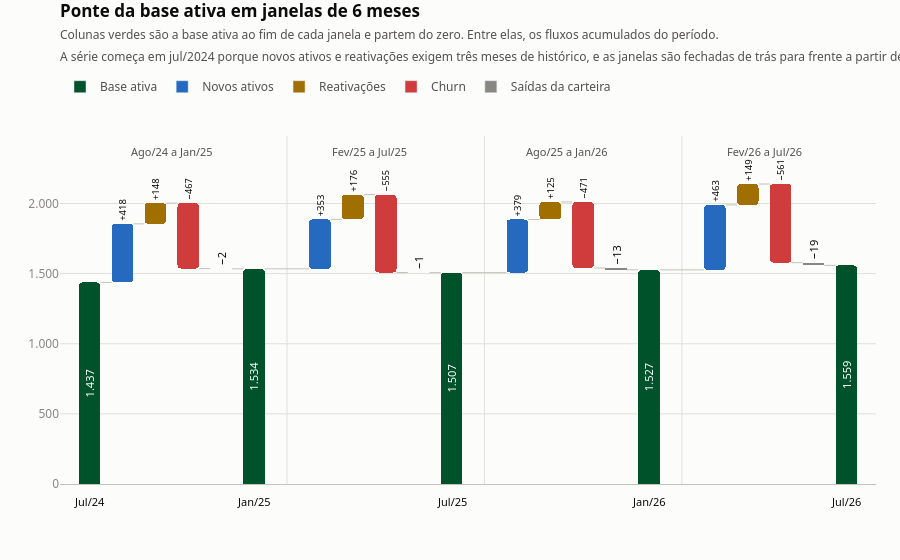

Here is the notebook cell this chart was saved with:
### Markdown cell above
### 4.6 Ponte em janelas de 6 meses

Versao alternativa, no formato de colunas cheias. Em janelas semestrais os fluxos
acumulados ficam em ordem de grandeza proxima da base, o que torna esse formato legivel.

### Code cell
# -----------------------------------------------------------------------------
# 4.6 Ponte da base ativa em saltos de 6 meses
# -----------------------------------------------------------------------------
# Versao alternativa da ponte, no formato de colunas cheias: as barras de base
# partem do zero e os fluxos flutuam entre elas. Em janelas de seis meses os
# fluxos acumulam de 400 a 600 clientes, ordem de grandeza proxima da base, o
# que torna esse formato legivel - o que nao acontece no recorte mensal.
#
# A serie comeca em jul/2024 porque novos ativos e reativacoes so existem a
# partir de abr/2024 (a regra exige tres meses de historico), e as janelas sao
# contadas de tras para frente a partir de jul/2026 para todas terem seis meses
# fechados.

def janelas_de_meses(fim, passo, primeiro_valido):
    """Janelas de `passo` meses, contadas de tras para frente a partir de `fim`."""
    janelas, atual = [], fim
    while atual - (passo - 1) >= primeiro_valido:
        janelas.append((atual - (passo - 1), atual))
        atual = atual - passo
    return list(reversed(janelas))


def etapas_ponte_janelas(dados, base_mensal, janelas):
    """Base inicial e, para cada janela, os quatro fluxos e a base ao final."""
    fluxos = dados.groupby("periodo")[["flag_novo_ativo", "flag_reativacao",
                                       "flag_churn"]].sum()
    base_inicial = float(base_mensal[janelas[0][0] - 1])
    blocos, corrente = [], base_inicial
    for inicio, fim in janelas:
        meses = pd.period_range(inicio, fim, freq="M")
        novos = float(fluxos.loc[meses, "flag_novo_ativo"].sum())
        reativados = float(fluxos.loc[meses, "flag_reativacao"].sum())
        perdidos = float(fluxos.loc[meses, "flag_churn"].sum())
        base_final = float(base_mensal[fim])
        saidas = base_final - (corrente + novos + reativados - perdidos)
        blocos.append(dict(
            rotulo=f"{MESES_PT[inicio.month - 1]}/{str(inicio.year)[2:]} a "
                   f"{MESES_PT[fim.month - 1]}/{str(fim.year)[2:]}",
            base=base_final, fim=fim, fluxos=[
                ("Novos ativos", novos, PALETAS["azul"]["light"][1]),
                ("Reativações", reativados, PALETAS["amarelo"]["light"][1]),
                ("Churn", -perdidos, PALETAS["vermelho"]["light"][1]),
                ("Saídas da carteira", saidas, CHROME["light"]["suave"]),
            ]))
        corrente = base_final
    return base_inicial, blocos


def grafico_ponte_janelas(inicio, base_inicial, blocos, titulo, subtitulo,
                          modo="light", altura=560):
    """Colunas de base partindo do zero, fluxos flutuando entre elas."""
    c = CHROME[modo]
    verde = PALETAS["verde"]["light" if modo == "light" else "dark"][2]
    fig = go.Figure()
    formas, anotacoes = [], []
    corrente = base_inicial
    largura, vao = 0.66, 1.0
    passo_bloco = len(blocos[0]["fluxos"]) + 1 + vao   # fluxos + coluna de base + vao

    def coluna_base(x, valor, rotulo_eixo):
        fig.add_bar(
            x=[x], y=[valor], width=largura,
            marker=dict(color=verde, cornerradius=4, line=dict(width=0)),
            text=[_br(valor)], textposition="inside", insidetextanchor="middle",
            textangle=-90, textfont=dict(size=12, color="#ffffff"),
            cliponaxis=False, showlegend=False,
            customdata=[[rotulo_eixo]],
            hovertemplate="<b>Base ativa %{customdata[0]}</b><br>"
                          "%{y:,.0f} clientes<extra></extra>")
        anotacoes.append(dict(x=x, y=0, yshift=-8, yanchor="top", xanchor="center",
                              showarrow=False, text=rotulo_eixo,
                              font=dict(size=11, color=c["tinta"])))

    x_base = -1.0
    coluna_base(x_base, base_inicial,
                f"{MESES_PT[inicio.month - 1]}/{str(inicio.year)[2:]}")
    x_anterior = x_base + largura / 2

    for i, bloco in enumerate(blocos):
        base_x = i * passo_bloco
        for j, (nome, valor, cor) in enumerate(bloco["fluxos"]):
            x = base_x + j
            if valor == 0:
                continue
            fundo, topo = corrente + min(valor, 0.0), corrente + valor
            fig.add_bar(
                x=[x], y=[abs(valor)], base=[fundo], width=largura,
                marker=dict(color=cor, cornerradius=4, line=dict(width=0)),
                text=[("+" if valor > 0 else "−") + _br(abs(valor))],
                textposition="outside", textangle=-90, cliponaxis=False,
                textfont=dict(size=11, color=c["tinta"]), showlegend=False,
                customdata=[[nome, bloco["rotulo"], corrente, topo]],
                hovertemplate="<b>%{customdata[0]}</b><br>%{customdata[1]}<br>"
                              "de %{customdata[2]:,.0f} para %{customdata[3]:,.0f}"
                              "<extra></extra>")
            formas.append(dict(type="line", x0=x_anterior, x1=x - largura / 2,
                               y0=corrente, y1=corrente,
                               line=dict(color=c["eixo"], width=1)))
            x_anterior = x + largura / 2
            corrente = topo

        x_base_bloco = base_x + len(bloco["fluxos"])
        formas.append(dict(type="line", x0=x_anterior,
                           x1=x_base_bloco - largura / 2, y0=corrente, y1=corrente,
                           line=dict(color=c["eixo"], width=1)))
        coluna_base(x_base_bloco, bloco["base"],
                    f"{MESES_PT[bloco['fim'].month - 1]}/{str(bloco['fim'].year)[2:]}")
        x_anterior = x_base_bloco + largura / 2

        # rotulo da janela, acima do bloco de fluxos
        anotacoes.append(dict(
            x=base_x + (len(bloco["fluxos"]) - 1) / 2, y=1.0, yref="paper",
            yshift=-6, yanchor="top", xanchor="center", showarrow=False,
            text=bloco["rotulo"], font=dict(size=11, color=c["secundaria"])))
        if i < len(blocos) - 1:
            formas.append(dict(type="line", x0=base_x + passo_bloco - 1,
                               x1=base_x + passo_bloco - 1, y0=0, y1=1,
                               yref="paper", line=dict(color=c["grade"], width=1)))

    picos = [base_inicial]
    corrente = base_inicial
    for bloco in blocos:
        for _, valor, _ in bloco["fluxos"]:
            corrente += valor
            picos.append(corrente)
    teto = max(picos)

    fig.update_layout(
        title=dict(
            text=f"<b>{titulo}</b><br><span style='font-size:12px;color:"
                 f"{c['secundaria']}'>{subtitulo}</span>",
            font=dict(size=17, color=c["tinta"]), x=0, xref="paper", y=0.97),
        shapes=formas, annotations=anotacoes, separators=",.",
        plot_bgcolor=c["superficie"], paper_bgcolor=c["superficie"],
        height=altura, margin=dict(t=136, b=76, l=60, r=24), bargap=0,
        font=dict(family='system-ui, -apple-system, "Segoe UI", sans-serif',
                  color=c["secundaria"], size=12),
        hoverlabel=dict(bgcolor=c["superficie"], bordercolor=c["eixo"],
                        font=dict(color=c["tinta"])),
        xaxis=dict(showticklabels=False, showgrid=False, zeroline=False,
                   linecolor=c["eixo"],
                   range=[x_base - 0.9,
                          (len(blocos) - 1) * passo_bloco
                          + len(blocos[0]["fluxos"]) + 0.9]),
        yaxis=dict(title=None, gridcolor=c["grade"], zeroline=False, showline=False,
                   tickfont=dict(color=c["suave"]), range=[0, teto * 1.16],
                   tickformat=","))

    for nome, cor in [("Base ativa", verde),
                      ("Novos ativos", PALETAS["azul"]["light"][1]),
                      ("Reativações", PALETAS["amarelo"]["light"][1]),
                      ("Churn", PALETAS["vermelho"]["light"][1]),
                      ("Saídas da carteira", CHROME["light"]["suave"])]:
        fig.add_bar(x=[None], y=[None], name=nome, showlegend=True,
                    marker=dict(color=cor))
    fig.update_layout(legend=dict(orientation="h", y=1.10, x=0, xanchor="left",
                                  yanchor="bottom", title_text="",
                                  font=dict(color=c["secundaria"])))
    return fig


JANELAS = janelas_de_meses(fim=df["periodo"].max(), passo=6,
                           primeiro_valido=df["periodo"].min() + 3)
BASE_INICIAL_JANELAS, BLOCOS_JANELAS = etapas_ponte_janelas(df, BASE_MENSAL, JANELAS)

fig_ponte_semestral = grafico_ponte_janelas(
    JANELAS[0][0] - 1, BASE_INICIAL_JANELAS, BLOCOS_JANELAS,
    titulo="Ponte da base ativa em janelas de 6 meses",
    subtitulo="Colunas verdes são a base ativa ao fim de cada janela e partem do zero. "
              "Entre elas, os fluxos acumulados do período.<br>"
              "A série começa em jul/2024 porque novos ativos e reativações exigem "
              "três meses de histórico, e as janelas são fechadas de trás para frente "
              "a partir de jul/2026.")

print("Ponte em janelas de 6 meses:")
print(f"  Base {MESES_PT[(JANELAS[0][0] - 1).month - 1]}/"
      f"{str((JANELAS[0][0] - 1).year)[2:]}{_br(BASE_INICIAL_JANELAS):>28}")
for _bloco in BLOCOS_JANELAS:
    _detalhe = "  ".join(f"{_n.split()[0].lower()} {_v:+.0f}"
                         for _n, _v, _ in _bloco["fluxos"])
    print(f"  {_bloco['rotulo']:<18} {_detalhe:<56} base {_br(_bloco['base']):>7}")

fig_ponte_semestral

### Figure 1 — Plotly figure (JSON) as saved in the notebook; plotly's stock layout.template omitted (floating-point values rounded to 4 significant figures)
{"data": [{"cliponaxis": false, "customdata": [["Jul/24"]], "hovertemplate": "<b>Base ativa %{customdata[0]}</b><br>%{y:,.0f} clientes<extra></extra>", "insidetextanchor": "middle", "marker": {"color": "#00522a", "cornerradius": 4, "line": {"width": 0}}, "showlegend": false, "text": ["1.437"], "textangle": -90, "textfont": {"color": "#ffffff", "size": 12}, "textposition": "inside", "type": "bar", "width": 0.66, "x": [-1], "y": [1437]}, {"base": [1437], "cliponaxis": false, "customdata": [["Novos ativos", "Ago/24 a Jan/25", 1437, 1855]], "hovertemplate": "<b>%{customdata[0]}</b><br>%{customdata[1]}<br>de %{customdata[2]:,.0f} para %{customdata[3]:,.0f}<extra></extra>", "marker": {"color": "#256abf", "cornerradius": 4, "line": {"width": 0}}, "showlegend": false, "text": ["+418"], "textangle": -90, "textfont": {"color": "#0b0b0b", "size": 11}, "textposition": "outside", "type": "bar", "width": 0.66, "x": [0], "y": [418]}, {"base": [1855], "cliponaxis": false, "customdata": [["Reativações", "Ago/24 a Jan/25", 1855, 2003]], "hovertemplate": "<b>%{customdata[0]}</b><br>%{customdata[1]}<br>de %{customdata[2]:,.0f} para %{customdata[3]:,.0f}<extra></extra>", "marker": {"color": "#a06f00", "cornerradius": 4, "line": {"width": 0}}, "showlegend": false, "text": ["+148"], "textangle": -90, "textfont": {"color": "#0b0b0b", "size": 11}, "textposition": "outside", "type": "bar", "width": 0.66, "x": [1], "y": [148]}, {"base": [1536], "cliponaxis": false, "customdata": [["Churn", "Ago/24 a Jan/25", 2003, 1536]], "hovertemplate": "<b>%{customdata[0]}</b><br>%{customdata[1]}<br>de %{customdata[2]:,.0f} para %{customdata[3]:,.0f}<extra></extra>", "marker": {"color": "#d03b3b", "cornerradius": 4, "line": {"width": 0}}, "showlegend": false, "text": ["−467"], "textangle": -90, "textfont": {"color": "#0b0b0b", "size": 11}, "textposition": "outside", "type": "bar", "width": 0.66, "x": [2], "y": [467]}, {"base": [1534], "cliponaxis": false, "customdata": [["Saídas da carteira", "Ago/24 a Jan/25", 1536, 1534]], "hovertemplate": "<b>%{customdata[0]}</b><br>%{customdata[1]}<br>de %{customdata[2]:,.0f} para %{customdata[3]:,.0f}<extra></extra>", "marker": {"color": "#898781", "cornerradius": 4, "line": {"width": 0}}, "showlegend": false, "text": ["−2"], "textangle": -90, "textfont": {"color": "#0b0b0b", "size": 11}, "textposition": "outside", "type": "bar", "width": 0.66, "x": [3], "y": [2]}, {"cliponaxis": false, "customdata": [["Jan/25"]], "hovertemplate": "<b>Base ativa %{customdata[0]}</b><br>%{y:,.0f} clientes<extra></extra>", "insidetextanchor": "middle", "marker": {"color": "#00522a", "cornerradius": 4, "line": {"width": 0}}, "showlegend": false, "text": ["1.534"], "textangle": -90, "textfont": {"color": "#ffffff", "size": 12}, "textposition": "inside", "type": "bar", "width": 0.66, "x": [4], "y": [1534]}, {"base": [1534], "cliponaxis": false, "customdata": [["Novos ativos", "Fev/25 a Jul/25", 1534, 1887]], "hovertemplate": "<b>%{customdata[0]}</b><br>%{customdata[1]}<br>de %{customdata[2]:,.0f} para %{customdata[3]:,.0f}<extra></extra>", "marker": {"color": "#256abf", "cornerradius": 4, "line": {"width": 0}}, "showlegend": false, "text": ["+353"], "textangle": -90, "textfont": {"color": "#0b0b0b", "size": 11}, "textposition": "outside", "type": "bar", "width": 0.66, "x": [6], "y": [353]}, {"base": [1887], "cliponaxis": false, "customdata": [["Reativações", "Fev/25 a Jul/25", 1887, 2063]], "hovertemplate": "<b>%{customdata[0]}</b><br>%{customdata[1]}<br>de %{customdata[2]:,.0f} para %{customdata[3]:,.0f}<extra></extra>", "marker": {"color": "#a06f00", "cornerradius": 4, "line": {"width": 0}}, "showlegend": false, "text": ["+176"], "textangle": -90, "textfont": {"color": "#0b0b0b", "size": 11}, "textposition": "outside", "type": "bar", "width": 0.66, "x": [7], "y": [176]}, {"base": [1508], "cliponaxis": false, "customdata": [["Churn", "Fev/25 a Jul/25", 2063, 1508]], "hovertemplate": "<b>%{customdata[0]}</b><br>%{customdata[1]}<br>de %{customdata[2]:,.0f} para %{customdata[3]:,.0f}<extra></extra>", "marker": {"color": "#d03b3b", "cornerradius": 4, "line": {"width": 0}}, "showlegend": false, "text": ["−555"], "textangle": -90, "textfont": {"color": "#0b0b0b", "size": 11}, "textposition": "outside", "type": "bar", "width": 0.66, "x": [8], "y": [555]}, {"base": [1507], "cliponaxis": false, "customdata": [["Saídas da carteira", "Fev/25 a Jul/25", 1508, 1507]], "hovertemplate": "<b>%{customdata[0]}</b><br>%{customdata[1]}<br>de %{customdata[2]:,.0f} para %{customdata[3]:,.0f}<extra></extra>", "marker": {"color": "#898781", "cornerradius": 4, "line": {"width": 0}}, "showlegend": false, "text": ["−1"], "textangle": -90, "textfont": {"color": "#0b0b0b", "size": 11}, "textposition": "outside", "type": "bar", "width": 0.66, "x": [9], "y": [1]}, {"cliponaxis": false, "customdata": [["Jul/25"]], "hovertemplate": "<b>Base ativa %{customdata[0]}</b><br>%{y:,.0f} clientes<extra></extra>", "insidetextanchor": "middle", "marker": {"color": "#00522a", "cornerradius": 4, "line": {"width": 0}}, "showlegend": false, "text": ["1.507"], "textangle": -90, "textfont": {"color": "#ffffff", "size": 12}, "textposition": "inside", "type": "bar", "width": 0.66, "x": [10], "y": [1507]}, {"base": [1507], "cliponaxis": false, "customdata": [["Novos ativos", "Ago/25 a Jan/26", 1507, 1886]], "hovertemplate": "<b>%{customdata[0]}</b><br>%{customdata[1]}<br>de %{customdata[2]:,.0f} para %{customdata[3]:,.0f}<extra></extra>", "marker": {"color": "#256abf", "cornerradius": 4, "line": {"width": 0}}, "showlegend": false, "text": ["+379"], "textangle": -90, "textfont": {"color": "#0b0b0b", "size": 11}, "textposition": "outside", "type": "bar", "width": 0.66, "x": [12], "y": [379]}, {"base": [1886], "cliponaxis": false, "customdata": [["Reativações", "Ago/25 a Jan/26", 1886, 2011]], "hovertemplate": "<b>%{customdata[0]}</b><br>%{customdata[1]}<br>de %{customdata[2]:,.0f} para %{customdata[3]:,.0f}<extra></extra>", "marker": {"color": "#a06f00", "cornerradius": 4, "line": {"width": 0}}, "showlegend": false, "text": ["+125"], "textangle": -90, "textfont": {"color": "#0b0b0b", "size": 11}, "textposition": "outside", "type": "bar", "width": 0.66, "x": [13], "y": [125]}, {"base": [1540], "cliponaxis": false, "customdata": [["Churn", "Ago/25 a Jan/26", 2011, 1540]], "hovertemplate": "<b>%{customdata[0]}</b><br>%{customdata[1]}<br>de %{customdata[2]:,.0f} para %{customdata[3]:,.0f}<extra></extra>", "marker": {"color": "#d03b3b", "cornerradius": 4, "line": {"width": 0}}, "showlegend": false, "text": ["−471"], "textangle": -90, "textfont": {"color": "#0b0b0b", "size": 11}, "textposition": "outside", "type": "bar", "width": 0.66, "x": [14], "y": [471]}, {"base": [1527], "cliponaxis": false, "customdata": [["Saídas da carteira", "Ago/25 a Jan/26", 1540, 1527]], "hovertemplate": "<b>%{customdata[0]}</b><br>%{customdata[1]}<br>de %{customdata[2]:,.0f} para %{customdata[3]:,.0f}<extra></extra>", "marker": {"color": "#898781", "cornerradius": 4, "line": {"width": 0}}, "showlegend": false, "text": ["−13"], "textangle": -90, "textfont": {"color": "#0b0b0b", "size": 11}, "textposition": "outside", "type": "bar", "width": 0.66, "x": [15], "y": [13]}, {"cliponaxis": false, "customdata": [["Jan/26"]], "hovertemplate": "<b>Base ativa %{customdata[0]}</b><br>%{y:,.0f} clientes<extra></extra>", "insidetextanchor": "middle", "marker": {"color": "#00522a", "cornerradius": 4, "line": {"width": 0}}, "showlegend": false, "text": ["1.527"], "textangle": -90, "textfont": {"color": "#ffffff", "size": 12}, "textposition": "inside", "type": "bar", "width": 0.66, "x": [16], "y": [1527]}, {"base": [1527], "cliponaxis": false, "customdata": [["Novos ativos", "Fev/26 a Jul/26", 1527, 1990]], "hovertemplate": "<b>%{customdata[0]}</b><br>%{customdata[1]}<br>de %{customdata[2]:,.0f} para %{customdata[3]:,.0f}<extra></extra>", "marker": {"color": "#256abf", "cornerradius": 4, "line": {"width": 0}}, "showlegend": false, "text": ["+463"], "textangle": -90, "textfont": {"color": "#0b0b0b", "size": 11}, "textposition": "outside", "type": "bar", "width": 0.66, "x": [18], "y": [463]}, {"base": [1990], "cliponaxis": false, "customdata": [["Reativações", "Fev/26 a Jul/26", 1990, 2139]], "hovertemplate": "<b>%{customdata[0]}</b><br>%{customdata[1]}<br>de %{customdata[2]:,.0f} para %{customdata[3]:,.0f}<extra></extra>", "marker": {"color": "#a06f00", "cornerradius": 4, "line": {"width": 0}}, "showlegend": false, "text": ["+149"], "textangle": -90, "textfont": {"color": "#0b0b0b", "size": 11}, "textposition": "outside", "type": "bar", "width": 0.66, "x": [19], "y": [149]}, {"base": [1578], "cliponaxis": false, "customdata": [["Churn", "Fev/26 a Jul/26", 2139, 1578]], "hovertemplate": "<b>%{customdata[0]}</b><br>%{customdata[1]}<br>de %{customdata[2]:,.0f} para %{customdata[3]:,.0f}<extra></extra>", "marker": {"color": "#d03b3b", "cornerradius": 4, "line": {"width": 0}}, "showlegend": false, "text": ["−561"], "textangle": -90, "textfont": {"color": "#0b0b0b", "size": 11}, "textposition": "outside", "type": "bar", "width": 0.66, "x": [20], "y": [561]}, {"base": [1559], "cliponaxis": false, "customdata": [["Saídas da carteira", "Fev/26 a Jul/26", 1578, 1559]], "hovertemplate": "<b>%{customdata[0]}</b><br>%{customdata[1]}<br>de %{customdata[2]:,.0f} para %{customdata[3]:,.0f}<extra></extra>", "marker": {"color": "#898781", "cornerradius": 4, "line": {"width": 0}}, "showlegend": false, "text": ["−19"], "textangle": -90, "textfont": {"color": "#0b0b0b", "size": 11}, "textposition": "outside", "type": "bar", "width": 0.66, "x": [21], "y": [19]}, {"cliponaxis": false, "customdata": [["Jul/26"]], "hovertemplate": "<b>Base ativa %{customdata[0]}</b><br>%{y:,.0f} clientes<extra></extra>", "insidetextanchor": "middle", "marker": {"color": "#00522a", "cornerradius": 4, "line": {"width": 0}}, "showlegend": false, "text": ["1.559"], "textangle": -90, "textfont": {"color": "#ffffff", "size": 12}, "textposition": "inside", "type": "bar", "width": 0.66, "x": [22], "y": [1559]}, {"marker": {"color": "#00522a"}, "name": "Base ativa", "showlegend": true, "type": "bar", "x": [null], "y": [null]}, {"marker": {"color": "#256abf"}, "name": "Novos ativos", "showlegend": true, "type": "bar", "x": [null], "y": [null]}, {"marker": {"color": "#a06f00"}, "name": "Reativações", "showlegend": true, "type": "bar", "x": [null], "y": [null]}, {"marker": {"color": "#d03b3b"}, "name": "Churn", "showlegend": true, "type": "bar", "x": [null], "y": [null]}, {"marker": {"color": "#898781"}, "name": "Saídas da carteira", "showlegend": true, "type": "bar", "x": [null], "y": [null]}], "layout": {"annotations": [{"font": {"color": "#0b0b0b", "size": 11}, "showarrow": false, "text": "Jul/24", "x": -1, "xanchor": "center", "y": 0, "yanchor": "top", "yshift": -8}, {"font": {"color": "#0b0b0b", "size": 11}, "showarrow": false, "text": "Jan/25", "x": 4, "xanchor": "center", "y": 0, "yanchor": "top", "yshift": -8}, {"font": {"color": "#52514e", "size": 11}, "showarrow": false, "text": "Ago/24 a Jan/25", "x": 1.5, "xanchor": "center", "y": 1, "yanchor": "top", "yref": "paper", "yshift": -6}, {"font": {"color": "#0b0b0b", "size": 11}, "showarrow": false, "text": "Jul/25", "x": 10, "xanchor": "center", "y": 0, "yanchor": "top", "yshift": -8}, {"font": {"color": "#52514e", "size": 11}, "showarrow": false, "text": "Fev/25 a Jul/25", "x": 7.5, "xanchor": "center", "y": 1, "yanchor": "top", "yref": "paper", "yshift": -6}, {"font": {"color": "#0b0b0b", "size": 11}, "showarrow": false, "text": "Jan/26", "x": 16, "xanchor": "center", "y": 0, "yanchor": "top", "yshift": -8}, {"font": {"color": "#52514e", "size": 11}, "showarrow": false, "text": "Ago/25 a Jan/26", "x": 13.5, "xanchor": "center", "y": 1, "yanchor": "top", "yref": "paper", "yshift": -6}, {"font": {"color": "#0b0b0b", "size": 11}, "showarrow": false, "text": "Jul/26", "x": 22, "xanchor": "center", "y": 0, "yanchor": "top", "yshift": -8}, {"font": {"color": "#52514e", "size": 11}, "showarrow": false, "text": "Fev/26 a Jul/26", "x": 19.5, "xanchor": "center", "y": 1, "yanchor": "top", "yref": "paper", "yshift": -6}], "bargap": 0, "font": {"color": "#52514e", "family": "system-ui, -apple-system, \"Segoe UI\", sans-serif", "size": 12}, "height": 560, "hoverlabel": {"bgcolor": "#fcfcfb", "bordercolor": "#c3c2b7", "font": {"color": "#0b0b0b"}}, "legend": {"font": {"color": "#52514e"}, "orientation": "h", "title": {"text": ""}, "x": 0, "xanchor": "left", "y": 1.1, "yanchor": "bottom"}, "margin": {"b": 76, "l": 60, "r": 24, "t": 136}, "paper_bgcolor": "#fcfcfb", "plot_bgcolor": "#fcfcfb", "separators": ",.", "shapes": [{"line": {"color": "#c3c2b7", "width": 1}, "type": "line", "x0": -0.67, "x1": -0.33, "y0": 1437, "y1": 1437}, {"line": {"color": "#c3c2b7", "width": 1}, "type": "line", "x0": 0.33, "x1": 0.67, "y0": 1855, "y1": 1855}, {"line": {"color": "#c3c2b7", "width": 1}, "type": "line", "x0": 1.33, "x1": 1.67, "y0": 2003, "y1": 2003}, {"line": {"color": "#c3c2b7", "width": 1}, "type": "line", "x0": 2.33, "x1": 2.67, "y0": 1536, "y1": 1536}, {"line": {"color": "#c3c2b7", "width": 1}, "type": "line", "x0": 3.33, "x1": 3.67, "y0": 1534, "y1": 1534}, {"line": {"color": "#e1e0d9", "width": 1}, "type": "line", "x0": 5, "x1": 5, "y0": 0, "y1": 1, "yref": "paper"}, {"line": {"color": "#c3c2b7", "width": 1}, "type": "line", "x0": 4.33, "x1": 5.67, "y0": 1534, "y1": 1534}, {"line": {"color": "#c3c2b7", "width": 1}, "type": "line", "x0": 6.33, "x1": 6.67, "y0": 1887, "y1": 1887}, {"line": {"color": "#c3c2b7", "width": 1}, "type": "line", "x0": 7.33, "x1": 7.67, "y0": 2063, "y1": 2063}, {"line": {"color": "#c3c2b7", "width": 1}, "type": "line", "x0": 8.33, "x1": 8.67, "y0": 1508, "y1": 1508}, {"line": {"color": "#c3c2b7", "width": 1}, "type": "line", "x0": 9.33, "x1": 9.67, "y0": 1507, "y1": 1507}, {"line": {"color": "#e1e0d9", "width": 1}, "type": "line", "x0": 11, "x1": 11, "y0": 0, "y1": 1, "yref": "paper"}, {"line": {"color": "#c3c2b7", "width": 1}, "type": "line", "x0": 10.33, "x1": 11.67, "y0": 1507, "y1": 1507}, {"line": {"color": "#c3c2b7", "width": 1}, "type": "line", "x0": 12.33, "x1": 12.67, "y0": 1886, "y1": 1886}, {"line": {"color": "#c3c2b7", "width": 1}, "type": "line", "x0": 13.33, "x1": 13.67, "y0": 2011, "y1": 2011}, {"line": {"color": "#c3c2b7", "width": 1}, "type": "line", "x0": 14.33, "x1": 14.67, "y0": 1540, "y1": 1540}, {"line": {"color": "#c3c2b7", "width": 1}, "type": "line", "x0": 15.33, "x1": 15.67, "y0": 1527, "y1": 1527}, {"line": {"color": "#e1e0d9", "width": 1}, "type": "line", "x0": 17, "x1": 17, "y0": 0, "y1": 1, "yref": "paper"}, {"line": {"color": "#c3c2b7", "width": 1}, "type": "line", "x0": 16.33, "x1": 17.67, "y0": 1527, "y1": 1527}, {"line": {"color": "#c3c2b7", "width": 1}, "type": "line", "x0": 18.33, "x1": 18.67, "y0": 1990, "y1": 1990}, {"line": {"color": "#c3c2b7", "width": 1}, "type": "line", "x0": 19.33, "x1": 19.67, "y0": 2139, "y1": 2139}, {"line": {"color": "#c3c2b7", "width": 1}, "type": "line", "x0": 20.33, "x1": 20.67, "y0": 1578, "y1": 1578}, {"line": {"color": "#c3c2b7", "width": 1}, "type": "line", "x0": 21.33, "x1": 21.67, "y0": 1559, "y1": 1559}], "title": {"font": {"color": "#0b0b0b", "size": 17}, "text": "<b>Ponte da base ativa em janelas de 6 meses</b><br><span style='font-size:12px;color:#52514e'>Colunas verdes são a base ativa ao fim de cada janela e partem do zero. Entre elas, os fluxos acumulados do período.<br>A série começa em jul/2024 porque novos ativos e reativações exigem três meses de histórico, e as janelas são fechadas de trás para frente a partir de jul/2026.</span>", "x": 0, "xref": "paper", "y": 0.97}, "xaxis": {"linecolor": "#c3c2b7", "range": [-1.9, 22.9], "showgrid": false, "showticklabels": false, "zeroline": false}, "yaxis": {"gridcolor": "#e1e0d9", "range": [0, 2481.0], "showline": false, "tickfont": {"color": "#898781"}, "tickformat": ",", "title": {}, "zeroline": false}}}
